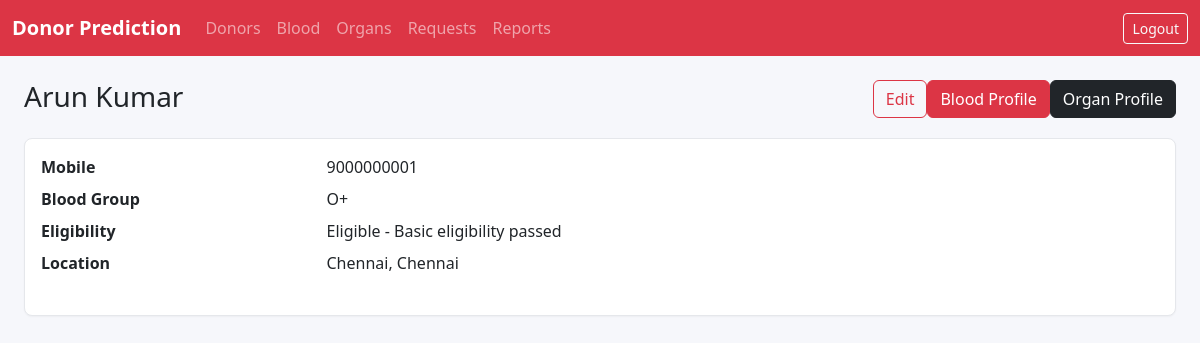
/donors/1/ (signed in), run on the app's committed database.
### donors/models.py (models this page shows, shortened)
class Donor(models.Model):
    GENDER_CHOICES = [("Male", "Male"), ("Female", "Female"), ("Other", "Other")]
    DONOR_TYPE_CHOICES = [("Blood", "Blood"), ("Organ", "Organ"), ("Both", "Both")]
    ELIGIBILITY_CHOICES = [("Eligible", "Eligible"), ("Not Eligible", "Not Eligible")]
    name = models.CharField(max_length=120)
    age = models.PositiveSmallIntegerField(validators=[MinValueValidator(18), MaxValueValidator(70)])
    gender = models.CharField(max_length=10, choices=GENDER_CHOICES)
    mobile_number = models.CharField(max_length=10, unique=True, validators=[mobile_validator])
    email = models.EmailField(blank=True)
    address = models.TextField()
    city = models.ForeignKey(City, on_delete=models.PROTECT)
    district = models.ForeignKey(District, on_delete=models.PROTECT)
    blood_group = models.ForeignKey(BloodGroup, on_delete=models.PROTECT)
    donor_type = models.CharField(max_length=10, choices=DONOR_TYPE_CHOICES)
    health_status = models.ForeignKey(HealthStatus, on_delete=models.PROTECT, null=True, blank=True)
    available = models.BooleanField(default=True)
    eligibility_status = models.CharField(max_length=20, choices=ELIGIBILITY_CHOICES, default="Eligible")
    eligibility_reason = models.CharField(max_length=160, blank=True)
    created_by = models.ForeignKey(settings.AUTH_USER_MODEL, on_delete=models.SET_NULL, null=True, blank=True)
    created_at = models.DateTimeField(auto_now_add=True)
    updated_at = models.DateTimeField(auto_now=True)
    class Meta:
        ordering = ["name"]
        indexes = [
            models.Index(fields=["blood_group", "city", "eligibility_status"]),
            models.Index(fields=["donor_type", "eligibility_status"]),
        ]

class NamedMaster(models.Model):
    name = models.CharField(max_length=80, unique=True)
    is_active = models.BooleanField(default=True)
    class Meta:
        abstract = True
        ordering = ["name"]
    def __str__(self):
        return self.name

class BloodGroup(NamedMaster):
    pass

class City(NamedMaster):
    pass

class District(NamedMaster):
    pass

### donors/views.py (the view)
# urls.py: path("donors/<int:pk>/", views.donor_detail, name="donor_detail"),
@login_required
def donor_detail(request, pk):
    return render(request, "donors/donor_detail.html", {"donor": get_object_or_404(Donor, pk=pk)})

### templates/donors/donor_detail.html
{% extends "base.html" %}{% block content %}
<div class="d-flex justify-content-between"><h1 class="h3">{{ donor.name }}</h1><div><a class="btn btn-outline-danger" href="{% url 'donor_update' donor.pk %}">Edit</a><a class="btn btn-danger" href="{% url 'blood_profile' donor.pk %}">Blood Profile</a><a class="btn btn-dark" href="{% url 'organ_profile' donor.pk %}">Organ Profile</a></div></div>
<section class="panel mt-3"><dl class="row"><dt class="col-sm-3">Mobile</dt><dd class="col-sm-9">{{ donor.mobile_number }}</dd><dt class="col-sm-3">Blood Group</dt><dd class="col-sm-9">{{ donor.blood_group }}</dd><dt class="col-sm-3">Eligibility</dt><dd class="col-sm-9">{{ donor.eligibility_status }} - {{ donor.eligibility_reason }}</dd><dt class="col-sm-3">Location</dt><dd class="col-sm-9">{{ donor.city }}, {{ donor.district }}</dd></dl></section>
{% endblock %}

### static/css/styles.css (style rules this page uses)
body { background: #f6f7fb; }
.metric, .panel, .form-card, .login-panel { background: #fff; border: 1px solid #e5e7eb; border-radius: 8px; padding: 1rem; box-shadow: 0 1px 2px rgba(0,0,0,.04); }

### data on the page
Donor: name "Arun Kumar", mobile_number "9000000001", blood_group "O+", eligibility_status "Eligible", eligibility_reason "Basic eligibility passed", city "Chennai", district "Chennai"
